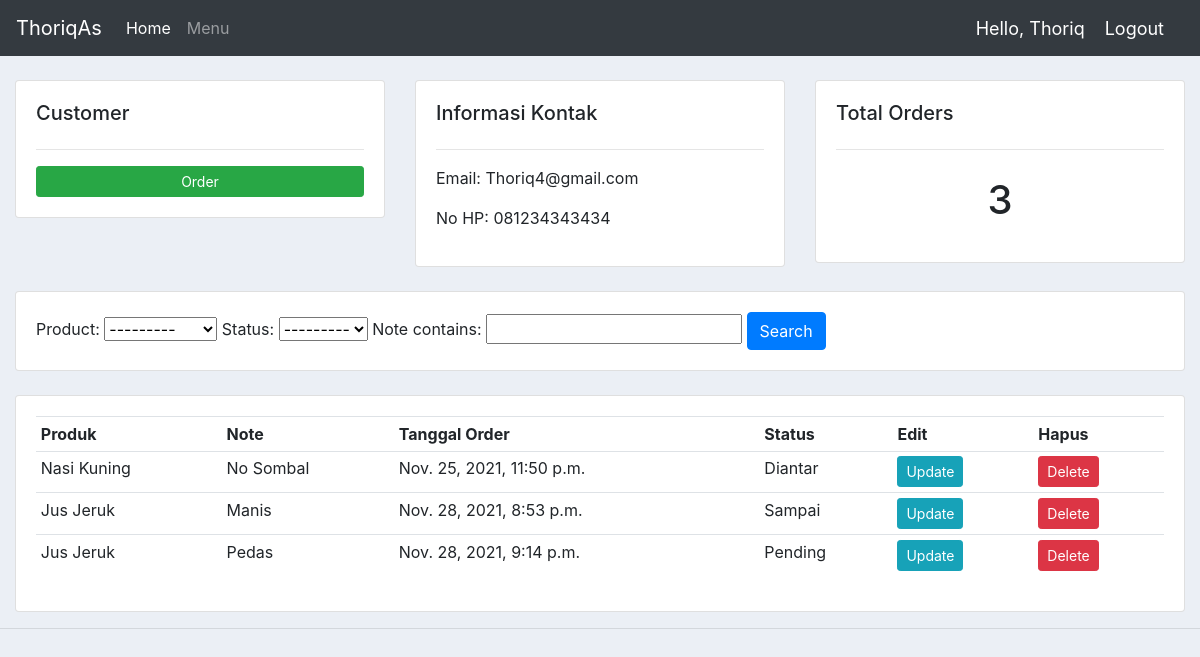
The app's page /customer/1/ (signed in) with its own data.
### accounts/models.py (models this page shows, shortened)
class Customer(models.Model):
	user = models.OneToOneField(User, null=True, on_delete=models.CASCADE)
	name = models.CharField(max_length=200, null=True)
	phone = models.CharField(max_length=200, null=True)
	email = models.CharField(max_length=200, null=True)
	date_created = models.DateTimeField(auto_now_add=True, null=True)
	email_verified=models.BooleanField(default=False)
	verification_code=models.CharField(max_length=6,null=True,blank=True)

class Order(models.Model):
	STATUS = (
			('Pending', 'Pending'),
			('Diantar', 'Diantar'),
			('Sampai', 'Sampai'),
			)
	customer = models.ForeignKey(Customer, null=True, on_delete= models.SET_NULL)
	product = models.ForeignKey(Product, null=True, on_delete= models.SET_NULL)
	date_created = models.DateTimeField(auto_now_add=True, null=True)
	status = models.CharField(max_length=200, null=True, choices=STATUS)
	note = models.CharField(max_length=1000, null=True)

class Product(models.Model):
	CATEGORY = (
			('Indoor', 'Indoor'),
			('Out Door', 'Out Door'),
			)
	name = models.CharField(max_length=200, null=True)
	price = models.FloatField(null=True)
	category = models.CharField(max_length=200, null=True, choices=CATEGORY)
	description = models.CharField(max_length=200, null=True, blank=True)
	date_created = models.DateTimeField(auto_now_add=True, null=True)
	tags = models.ManyToManyField(Tag)
	def __str__(self):
		return self.name

### accounts/decorators.py (the view)
		def wrapper_func(request, *args, **kwargs):
			group = None
			if request.user.groups.exists():
				group = request.user.groups.all()[0].name
			if group in allowed_roles:
				return view_func(request, *args, **kwargs)
			else:
				return HttpResponse('You are not authorized to view this page')

### accounts/views.py (called while the page is built)
@login_required(login_url='login')
@allowed_users(allowed_roles=['admin'])
def customer(request, pk_test):
	customer = Customer.objects.get(id=pk_test)
	orders = customer.order_set.all()
	order_count = orders.count()
	myFilter = OrderFilter(request.GET, queryset=orders)
	orders = myFilter.qs
	context = {'customer':customer, 'orders':orders, 'order_count':order_count,
	'myFilter':myFilter}
	return render(request, 'accounts/customer.html',context)

### accounts/templates/accounts/customer.html
{%  extends 'accounts/main.html' %}
{% block content %}
	<br>
<div class="row">
	<div class="col-md">
		<div class="card card-body">
			<h5>Customer</h5>
			<hr>
			<a class="btn btn-sm btn-success " href="{% url 'create_order' customer.id %}">Order</a>
		</div>
	</div>
	<div class="col-md">
		<div class="card card-body">
			<h5>Informasi Kontak </h5>
			<hr>
			<p>Email: {{customer.email}}</p>
			<p>No HP: {{customer.phone}}</p>
		</div>
	</div>
	<div class="col-md">
		<div class="card card-body">
			<h5>Total Orders</h5>
			<hr>
			<h1 style="text-align: center;padding: 10px">{{order_count}}</h1>
		</div>
	</div>
</div>
<br>
<div class="row">
	<div class="col">
		<div class="card card-body">
			<form method="get">
				{{myFilter.form}}
		    <button class="btn btn-primary" type="submit">Search</button>
		  </form>
		</div>
	</div>
</div>
<br>
<div class="row">
	<div class="col-md">
		<div class="card card-body">
			<table class="table table-sm">
				<tr>
					<th>Produk</th>
					<th>Note</th>
					<th>Tanggal Order</th>
					<th>Status</th>
					<th>Edit</th>
					<th>Hapus</th>
				</tr>
				{% for order in orders %}
				<tr>
					<td>{{order.product}}</td>
					<td>{{order.note}}</td>
					<td>{{order.date_created}}</td>
					<td>{{order.status}}</td>
					<td><a class="btn btn-sm btn-info" href="{% url 'update_order' order.id %}">Update</a></td>
					<td><a class="btn btn-sm btn-danger" href="{% url 'delete_order' order.id %}">Delete</a></td>
				</tr>
				{% endfor %}
			</table>
		</div>
	</div>
</div>
{% endblock %}

### accounts/templates/accounts/navbar.html (shortened to what this page needs)
{% block content %}
{% load static %}
  <nav class="navbar navbar-expand-lg navbar-dark bg-dark">
    <a class="navbar-brand" href="#"> ThoriqAs</a>
    <div class="collapse navbar-collapse" id="navbarNav">
      <ul class="navbar-nav">
        <li class="nav-item active">
          <a class="nav-link" href="{% url 'home' %}">Home</a>
        </li>
        <li class="nav-item">
          <a class="nav-link" href="{% url 'products' %}">Menu</a>
        </li>
      </ul>
    </div>
    <span class="hello-msg">Hello, {{request.user}}</span>
    <span ><a  class="hello-msg" href="{% url 'logout' %}">Logout</a></span>
  </nav>
  {% endblock %}

### static/css/main.css (style rules this page uses)
body { background-color: #ebeff5; }

### accounts/templates/accounts/navbar.html (style rules this page uses)
.hello-msg { font-size: 18px; color: #fff; margin-right: 20px; }

### records on screen
Customer: email "Thoriq4@gmail.com", phone "081234343434"
Order: product "Nasi Kuning", note "No Sombal", date_created "Nov. 25, 2021, 11:50 p.m.", status "Diantar"
Order: product "Jus Jeruk", note "Manis", date_created "Nov. 28, 2021, 8:53 p.m.", status "Sampai"
Order: product "Jus Jeruk", note "Pedas", date_created "Nov. 28, 2021, 9:14 p.m.", status "Pending"

### other values on screen
{{ request.user }} "Thoriq"
{{ order_count }} "3"
